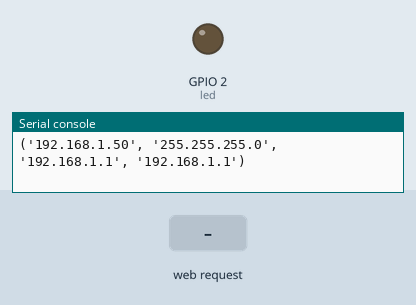
The program below on a simulated ESP32 board running MicroPython. Shown: output pins drawn as LEDs (lit = HIGH), the last lines printed to the serial console. The test bench sets the inputs (shaded band). WiFi joins after 1.5 s; a WiFi scan finds one network, HomeNet.

Above: at 4.7 s.
4.8 s: HTTP request GET /?led=on received
At 5.6 s:
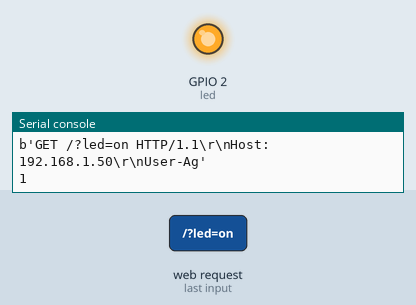
6.3 s: HTTP request GET /?led=off received
At 6.8 s:
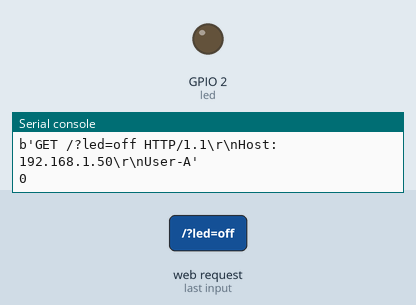
Timing chart, 0 to 9.3 s (numbered marks = the images above; inputs shaded):
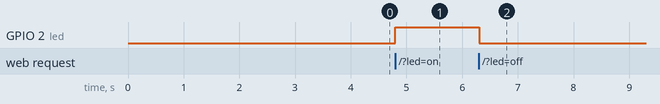

The program:

led_web.py
```python
# OM det kommer feil med socket i use
# skriv: machine.reset() i REPL

import net
import usocket as socket
import machine
import time

LED_PIN = 2

led = machine.Pin(LED_PIN, machine.Pin.OUT)

def index(led_state):
    header = 'HTTP/1.0 200 OK\r\nContet-Type: text/html; charset=utf-8\r\n\r\n'
    html = '''
    <html>
        <head>
        <meta name="viewport" content="width=device-width, initial-scale=1">
        </head>
        <body>
        <h1>Dette er den fine led statusen: {}</h1>
        <a href="?led=on"><button>ON</button><br>
        <a href="?led=off"><button>OFF</button><br>
        </body>
    </html>
    '''.format(led_state)
    return header + html

s = socket.socket(socket.AF_INET, socket.SOCK_STREAM)
s.bind(('', 80))
s.listen(5)
try:
    while True:
        conn, addr = s.accept()
        print('Got a connection from: ', str(addr))
        request = conn.recv(1024)
        print(request[:50])
        lv = led.value()
        if 'led=off' in request:
            lv = 0
        if 'led=on' in request:
            lv = 1

        time.sleep_ms(1)

        led.value(lv)
        print(lv)
        response = index(lv)
        conn.send(response)
        conn.close()
finally:
    machine.reset()
```

net.py
```python
import network, time
sta_if = network.WLAN(network.STA_IF)
sta_if.active(True)
sta_if.scan() # Scan for available access points
sta_if.connect("******", "*****") # Connect to an AP
while not sta_if.isconnected():
    time.sleep(0.1)
print(sta_if.ifconfig())
```

Measured:
- after the input at 4.8 s, GPIO 2 (led): LOW → HIGH at once
- after the input at 6.3 s, GPIO 2 (led): HIGH → LOW at once
